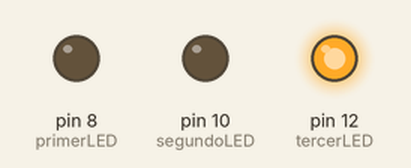
This sketch was run on a simulated Arduino Uno, built with avr-gcc and run on an emulated ATmega328P. Parts: output pins drawn as LEDs (lit = HIGH).

Above: at 0.85 s.
At 1.8 s:
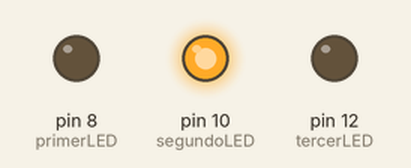
At 3.4 s:
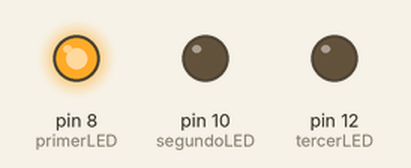
Timing chart, 0 to 4.7 s (numbered marks = the images above):
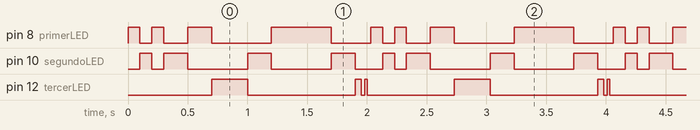

The sketch:

LEDThreeBlinkingVer1.ino
```cpp
/*
Programa de parpadear LEDS externos para 3
 */

int primerLED = 8;
int segundoLED = 10;
int tercerLED = 12;

void setup(){
  pinMode(primerLED, OUTPUT);
  pinMode(segundoLED, OUTPUT);
  pinMode(tercerLED, OUTPUT);
}

void loop(){

  digitalWrite(primerLED, HIGH);
  digitalWrite(segundoLED, LOW);
  digitalWrite(tercerLED, LOW);
  delay(100);

  digitalWrite(primerLED, LOW);
  digitalWrite(segundoLED, HIGH);
  digitalWrite(tercerLED, LOW);
  delay(100);

  digitalWrite(primerLED, HIGH);
  digitalWrite(segundoLED, LOW);
  digitalWrite(tercerLED, LOW);
  delay(100);

  digitalWrite(primerLED, LOW);
  digitalWrite(segundoLED, HIGH);
  digitalWrite(tercerLED, LOW);
  delay(200);

    digitalWrite(primerLED, HIGH);
  digitalWrite(segundoLED, LOW);
  digitalWrite(tercerLED, LOW);
  delay(200);

  digitalWrite(primerLED, LOW);
  digitalWrite(segundoLED, LOW);
  digitalWrite(tercerLED, HIGH);
  delay(300);

  digitalWrite(primerLED, LOW);
  digitalWrite(segundoLED, HIGH);
  digitalWrite(tercerLED, LOW);
  delay(200);

  digitalWrite(primerLED, HIGH);
  digitalWrite(segundoLED, LOW);
  digitalWrite(tercerLED, LOW);
  delay(500);

  digitalWrite(primerLED, LOW);
  digitalWrite(segundoLED, HIGH);
  digitalWrite(tercerLED, LOW);
  delay(200);

  digitalWrite(primerLED, LOW);
  digitalWrite(segundoLED, LOW);
  digitalWrite(tercerLED, HIGH);
  delay(50);

    digitalWrite(primerLED, LOW);
  digitalWrite(segundoLED, LOW);
  digitalWrite(tercerLED, LOW);
  delay(30);


    digitalWrite(primerLED, LOW);
  digitalWrite(segundoLED, LOW);
  digitalWrite(tercerLED, HIGH);
  delay(20);

  digitalWrite(primerLED, LOW);
  digitalWrite(segundoLED, LOW);
  digitalWrite(tercerLED, LOW);
  delay(30);

}
```

Measured:
- by itself, pin 8 (primerLED): repeats every 2.0 s: LOW 0.10 s, HIGH 0.10 s, LOW 0.20 s, HIGH 0.20 s, LOW 0.50 s, HIGH 0.50 s, LOW 0.33 s, HIGH 0.10 s
- by itself, pin 10 (segundoLED): repeats every 2.0 s: LOW 0.10 s, 2 × (HIGH 0.20 s, LOW 0.50 s), HIGH 0.20 s, LOW 0.23 s, HIGH 0.10 s
- by itself, pin 12 (tercerLED): repeats every 2.0 s: LOW 0.90 s, HIGH 0.05 s, LOW 0.03 s, HIGH 0.02 s, LOW 0.73 s, HIGH 0.30 s
